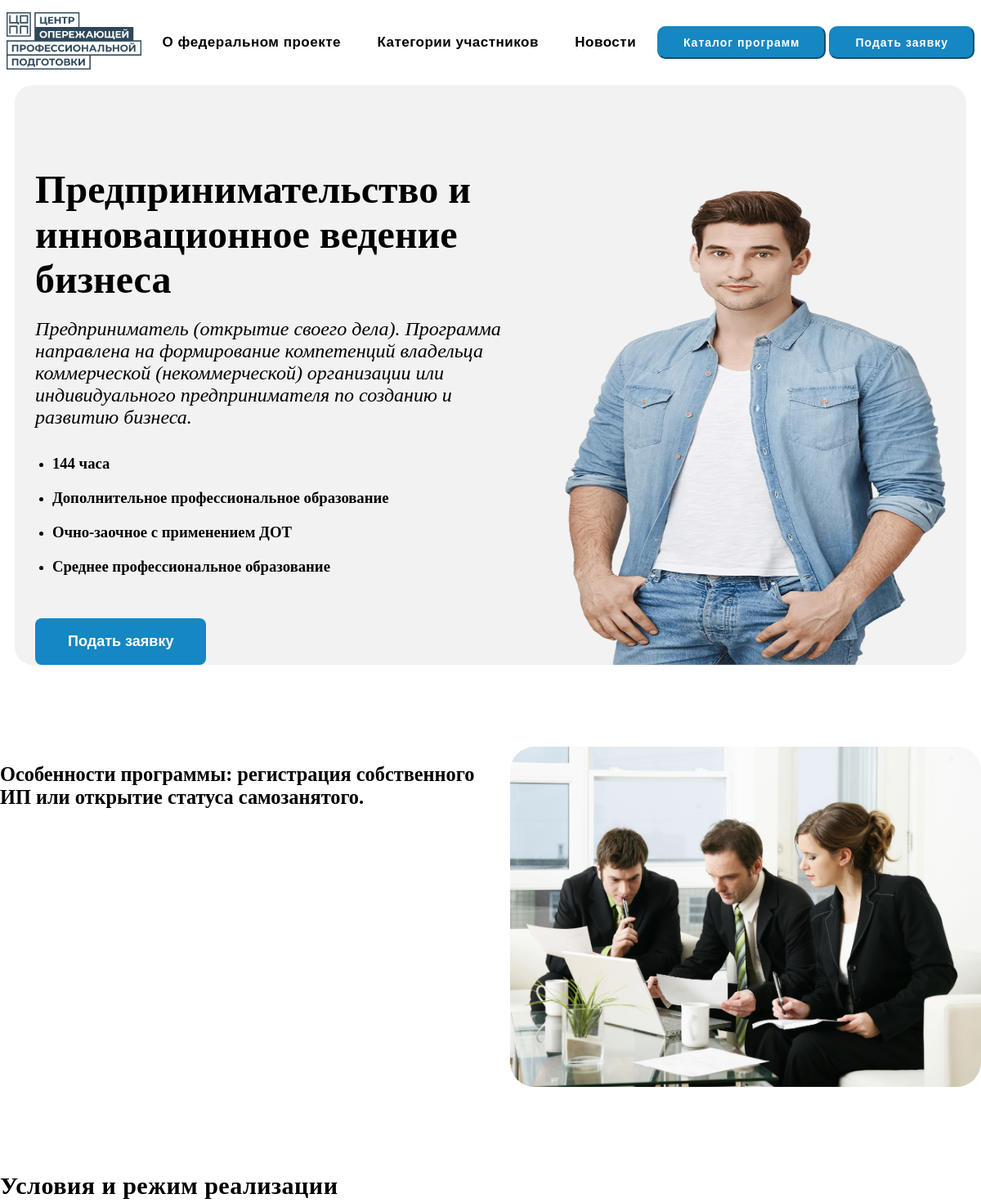
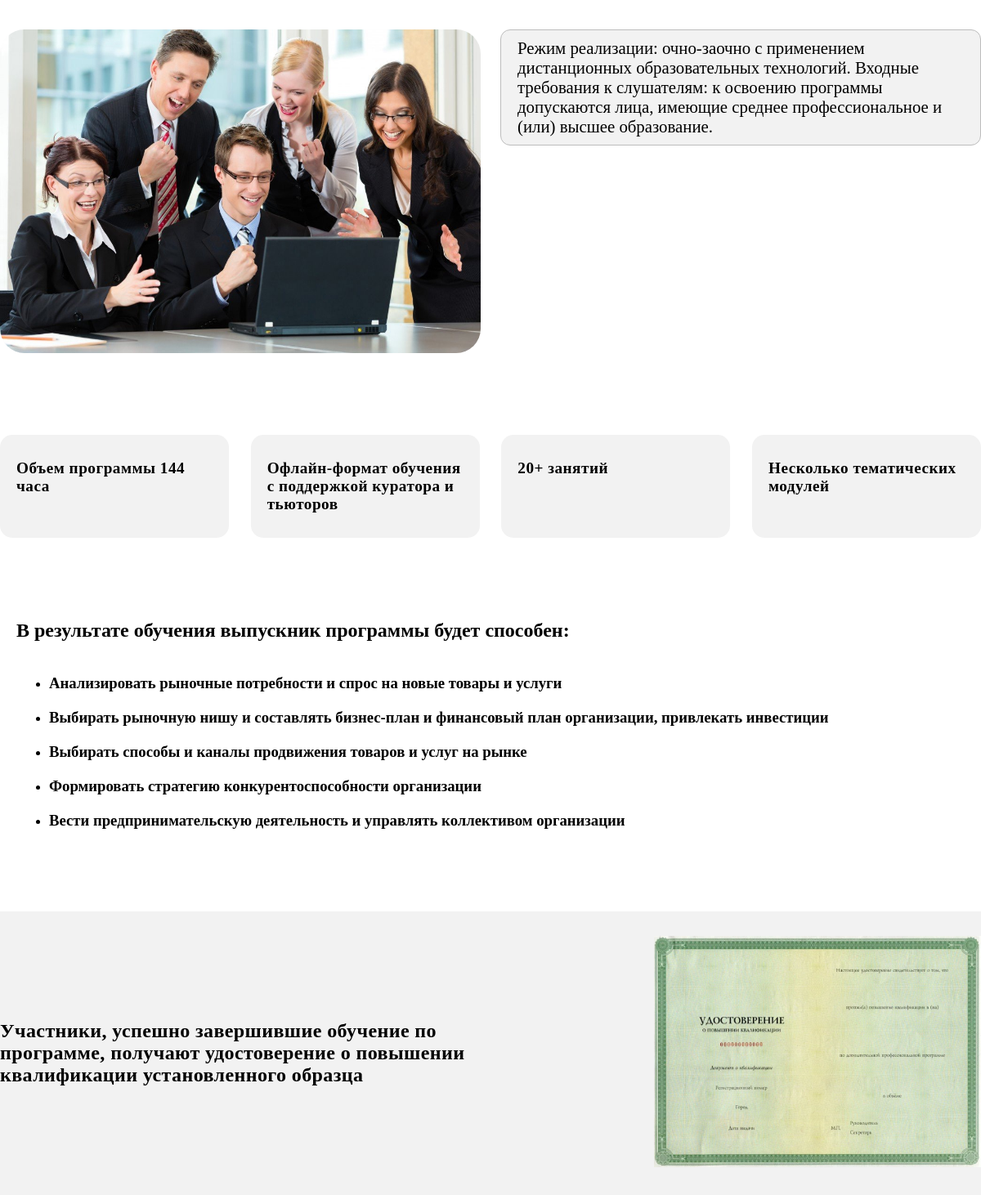
The app's page /catalog/1 with its own data (2 pictures, top to bottom).
### main/models.py (models this page shows, shortened)
class Catalog_models(models.Model):
    image_main = models.ImageField('Фото(основное)', blank=True, null=True)
    image_sec = models.ImageField('Фото', blank=True, null=True)
    image3 = models.ImageField('Фото(доп)', blank=True, null=True)
    image4 = models.ImageField('Фото(доп)', blank=True, null=True)
    name = models.CharField('Название новости', max_length=100, blank=True, null=True)
    announce = models.CharField('Анонс', max_length=1000, blank=True, null=True)
    discr1 = models.CharField('Описание', max_length=100, blank=True, null=True)
    discr2 = models.CharField('Описание', max_length=100, blank=True, null=True)
    discr3 = models.CharField('Описание', max_length=100, blank=True, null=True)
    discr4 = models.CharField('Описание', max_length=100, blank=True, null=True)
    discr5 = models.CharField('Описание', max_length=100, blank=True, null=True)
    date = models.DateField('Дата добавления', auto_now_add=True, blank=True, null=True)
    osob = models.CharField('Особенности программы', max_length=1000, blank=True, null=True)
    ysl = models.TextField('Условия и режим реализации', blank=True, null=True)
    obyem = models.CharField('Объем программы', max_length=1000, blank=True, null=True)
    format = models.CharField('Формат обучения', max_length=1000, blank=True, null=True)
    zanyatia = models.CharField('Количество занятий', max_length=1000, blank=True, null=True)
    discr01 = models.CharField('В результате обучения выпускник программы будет способен', max_length=1000, blank=True, null=True)
    discr02 = models.CharField('В результате обучения выпускник программы будет способен', max_length=1000, blank=True, null=True)
    discr03 = models.CharField('В результате обучения выпускник программы будет способен', max_length=1000, blank=True, null=True)
    discr04 = models.CharField('В результате обучения выпускник программы будет способен', max_length=1000, blank=True, null=True)
    discr05 = models.CharField('В результате обучения выпускник программы будет способен', max_length=1000, blank=True, null=True)
    discr06 = models.CharField('В результате обучения выпускник программы будет способен', max_length=1000, blank=True, null=True)
    discr07 = models.CharField('В результате обучения выпускник программы будет способен', max_length=1000, blank=True, null=True)
    discr08 = models.CharField('В результате обучения выпускник программы будет способен', max_length=1000, blank=True, null=True)
    class Meta:
        verbose_name = "Каталог программ"
        verbose_name_plural = "Каталог программ"

### main/views.py (the view)
# urls.py: path('<int:pk>', views.Detail.as_view(), name='detail'),
class Detail(DetailView):
    model = Catalog_models
    template_name = 'main/html/full_catalog.html'
    context_object_name = 'catalog'

### main/templates/main/html/full_catalog.html (shortened to what this page needs)
<!DOCTYPE html>
{% load static %}
<html lang="en">
<head>
    <link rel="stylesheet" href=" {% static 'style/css/catalogue_full.css' %} ">
	<link rel="stylesheet" href=" {% static 'style/css/catalogue_full_media.css' %} ">
</head>
<body>
    <header>
			<nav>
				<div class="imagescopp">
					<a href="https://copp15.ru/">
						<img src="/media/photos/images/logo.png">
					</a>
				</div>
			<div class="llist">
				<a href="http://127.0.0.1:8000/#about_prj">О федеральном проекте</a>
				<a href="http://127.0.0.1:8000/#fighter" class="categ">Категории участников</a>
				<a href="/news">Новости</a>
			</div>
			<div class="buttons_top">
				<a href="catalog/">
					<button>
						Каталог программ
					</button>
				</a>
				<a href="http://127.0.0.1:8000/#formmain">
					<button>
						Подать заявку
					</button>
				</a>
			</div>
			</nav>
		</header>
    <div class="container">
        <div class="telka">
            <div class="text_telka">
                <h3 class="h3_the first_title">{{ catalog.name }}</h3>
                <h3 class="h3_the second_title">{{ catalog.announce }}</h3>
                <ul>
                    <li>
                          <h3 class="h3_the discr">{{ catalog.discr1 }}</h3>
                    </li>
                    <li>
                        <h3 class="h3_the discr">{{ catalog.discr2 }}</h3>
                    </li>
                    <li>
                        <h3 class="h3_the discr">{{ catalog.discr3 }}</h3>
                    </li>
                    <li>
                        <h3 class="h3_the discr" >{{ catalog.discr4 }}</h3>
                    </li>
                </ul>
                <a href="http://127.0.0.1:8000/#formmain"><button>
					Подать заявку
				</button></a>
            </div>
            <div class="image_telka">
                <img src="/media/photos/images/boy.png">
            </div>
        </div>
        <div class="whois_course">
            <div class="whois_discript">
                <h3 class="h3_the">{{ catalog.osob }}</h3>
            </div>
            <div class="whois_image">
                <img src="{{ catalog.image3.url }}">
            </div>
        </div>
        <div class="howstudygoes">
            <h2 class="studygoesh2">
                Условия и режим реализации
            </h2>
            <div class="studyflex">
                <div class="study_image">
                     <img src="{{ catalog.image4.url }}">
                </div>
                <div class="study_blocks">
                    <div class="study_text">
                        <h3 class="h3_the">{{ catalog.ysl }}</h3>
                    </div>
                </div>
            </div>
        </div>
        <div class="reasons_flex">
            <div class="cards1">
                <div class="cards1_text">
					<h3 class="h3_the">{{ catalog.obyem }}</h3>
				</div>
            </div>
            <div class="cards1">
                <div class="cards1_text">
					 <h3 class="h3_the">{{ catalog.format }}</h3>
				</div>
            </div>
            <div class="cards1">
                <div class="cards1_text">
					<h3 class="h3_the">{{ catalog.zanyatia }}</h3>
				</div>
            </div>
            <div class="cards1">
                <div class="cards1_text">
					<h3>Несколько тематических модулей</h3>
				</div>
            </div>
        </div>
        <div class="skills">
            <h2>
                В результате обучения выпускник программы будет способен:
            </h2>
            <div class="skills_flex">
                    <div class="skill_unit">
                        <div class="skill_unit_text">
                            <ul>
                                <li>
                                     <h3 class="h3_the">{{ catalog.discr01 }}</h3>
                                </li>
                            </ul>
                        </div>
                    </div>
                <div class="skill_unit">
                        <div class="skill_unit_text">
                            <ul>
                                <li>
                                    <h3 class="h3_the">{{ catalog.discr02 }}</h3>
                                </li>
                            </ul>
                        </div>
                    </div>
                <div class="skill_unit">
                        <div class="skill_unit_text">
                            <ul>
                                <li>
                                     <h3 class="h3_the">{{ catalog.discr03 }}</h3>
                                </li>
                            </ul>
                        </div>
                    </div>
                <div class="skill_unit">
                        <div class="skill_unit_text">
                            <ul>
                                <li>
                                     <h3 class="h3_the">{{ catalog.discr04 }}</h3>
                                </li>
                            </ul>
                        </div>
                    </div>
                <div class="skill_unit">
                        <div class="skill_unit_text">
                            <ul>
                                <li>
                                     <h3 class="h3_the">{{ catalog.discr05 }}</h3>
                                </li>
                            </ul>
                        </div>
                </div>
            </div>
        </div>
        <div class="paper">
			<div class="paper_flex">
				<div class="paper_text">
					Участники, успешно завершившие обучение по программе, получают удостоверение о повышении квалификации установленного образца
				</div>
				<div class="paper_image">
					<img src="/media/photos/images/diploma/1.png">
				</div>
			</div>
		</div>
    </div>
</body>
</html>

### static/style/css/catalogue_full.css (style rules this page uses)
body { margin:0; min-width: 421px; }
h3 { margin: 20px 0px }
header { width: 100%; background-color: white; z-index: 100; }
.imagescopp img { height: 70px; }
nav { display: flex; justify-content: space-around; align-items: center; background-attachment: fixed; padding: 15px 0px; flex-wrap: wrap; row-gap: 20px; }
.llist { text-align: center; line-height: 1.5; margin-inline: 10px; font-family: sans-serif; }
.llist a { font-weight: bold; letter-spacing: .5px; padding: 5px 0px; font-size: 17px; }
a { color: inherit; text-decoration: none; }
.categ { margin-inline: 40px; }
.buttons_top { text-align: center; }
.buttons_top button { color: white; font-weight: bold; padding: 10px 30px; border-radius: 10px; font-size: 14px; background-color: #1587c2; border-color: #1587c2; letter-spacing: 1px; cursor: pointer; transition: .3s; }
.text_telka button { color: white; background-color: #1587c2; border: none; font-weight: bold; font-size: 18px; padding: 18px 40px; border-radius: 8px; margin-top: 2rem; }
.text_telka ul { padding-left: 1.3rem }
.telka { border-radius: 22px; background-color: #F2F2F2; max-width: 97%; margin-inline: auto; padding-top: 80px; display: flex; flex-wrap: wrap; gap: 1rem; justify-content:space-around; }
.image_telka { text-align: center; flex-basis:40%; align-self: flex-end; font-size: 0; }
.image_telka img { width: 100%; max-height: 580px; max-width: 500px; }
.text_telka { flex-basis: 50% }
.first_title { font-size: 3rem }
.second_title { font-size: 1.5rem; font-weight: normal; font-style: italic; margin-bottom: 2rem; }
.discr { list-style-type: round; }
.whois_course { display: flex; flex-wrap:wrap; justify-content: space-between; margin: 100px auto 100px auto; max-width: 1200px; }
.whois_discript { flex-basis: 49%; font-size: 1.3rem; }
.whois_image { flex-basis: 48%; }
.whois_image img { width: 100%; border-radius: 30px; }
.studygoesh2 { font-size: 30px; letter-spacing: .5px; margin-bottom: 40px; }
.howstudygoes { max-width: 1200px; margin: 0 auto; }
.studyflex { display: flex; justify-content: space-between; flex-wrap: wrap; }
.study_image { flex-basis: 49%; }
.study_image img { max-width: 100%; height: 100%; border-radius: 30px; }
.study_blocks { flex-basis: 49%; }
.study_text { background-color: #F2F2F2; border: 1px solid #bdbdbd; border-radius: 12px; margin-bottom: 15px; padding: 0px 20px; }
.study_text h3 { margin-top: 10px; margin-bottom: 10px; font-size: 1.3rem; font-weight: normal; }
.reasons_flex { display: flex; justify-content: space-between; flex-wrap: wrap; row-gap: 2em; max-width: 1200px; margin: 100px auto 100px auto; }
.cards1 { background-color: #F2F2F2; flex-basis: 20%; padding: 30px 20px; border-radius: 15px; font-size: 1.09rem; position: relative; }
.cards1_text h3 { margin: 0; letter-spacing: .5px; font-size: 1.2rem; }
.skills { padding-left: 20px; padding-right: 10px; max-width: 1200px; margin: 100px auto 100px auto; }
.skills h2 { margin-bottom: 40px }
.paper { background-color: #F2F2F2; padding: 30px 0px; }
.paper_flex { display: flex; flex-wrap: wrap; align-items: center; justify-content: space-between; gap: 1rem; max-width: 1200px; margin: 0 auto; }
.paper_text { flex-basis: 52%; font-size: 1.5rem; font-weight: bold; letter-spacing: .4px; }
.paper_image img { max-width: 100%; min-height: 100%; }
.paper_image { flex-basis: 400px; }

### records on screen
Catalog_models: name "Предпринимательство и инновационное ведение бизнеса", announce "Предприниматель (открытие своего дела). Программа направлена на формирование компетенций владельца коммерческой (некоммерческой) организации или индивидуального предпринимателя по созданию и развитию бизнеса.", discr1 "144 часа", discr2 "Дополнительное профессиональное образование", discr3 "Очно-заочное с применением ДОТ", discr4 "Среднее профессиональное образование", osob "Особенности программы: регистрация собственного ИП или открытие статуса самозанятого.", image3 (picture), image4 (picture), ysl "Режим реализации: очно-заочно с применением дистанционных образовательных технологий. Входные требования к слушателям: к освоению программы допускаются лица, имеющие среднее профессиональное и (или) высшее образование.", obyem "Объем программы 144 часа", format "Офлайн-формат обучения с поддержкой куратора и тьюторов", zanyatia "20+ занятий", discr01 "Анализировать рыночные потребности и спрос на новые товары и услуги", discr02 "Выбирать рыночную нишу и составлять бизнес-план и финансовый план организации, привлекать инвестиции", discr03 "Выбирать способы и каналы продвижения товаров и услуг на рынке", discr04 "Формировать стратегию конкурентоспособности организации", discr05 "Вести предпринимательскую деятельность и управлять коллективом организации"
